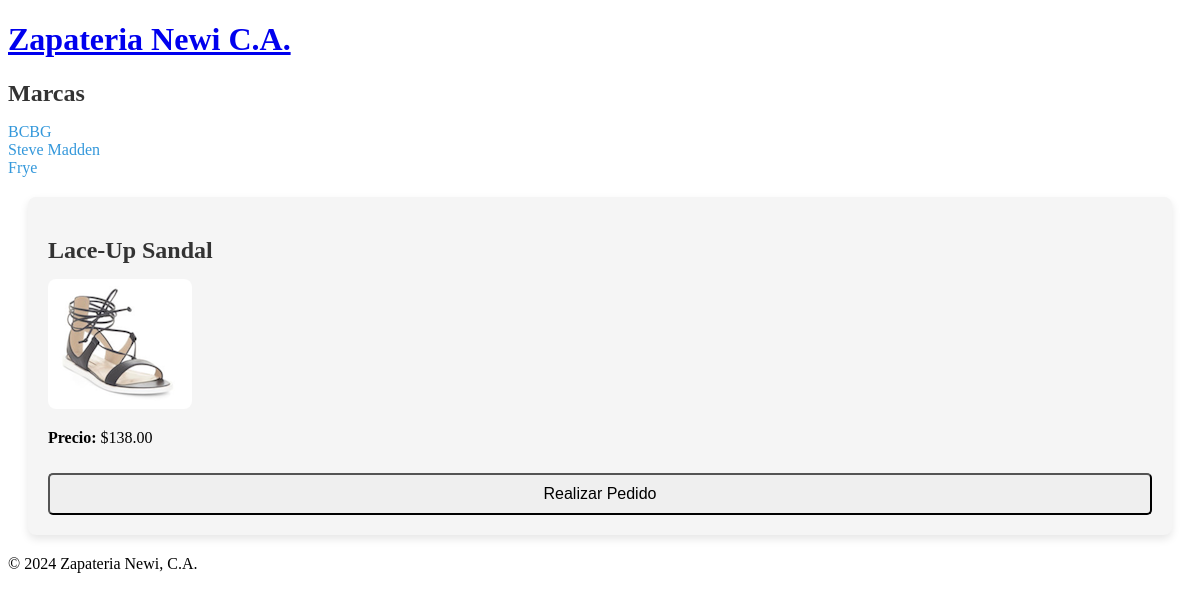
The app's page /customer_interface/index.php?action=view_shoe&shoe_id=2 (signed in) with its own data.
### tables this page shows
CREATE TABLE brands (
  brandID       INT(11)        NOT NULL   AUTO_INCREMENT,
  brandName     VARCHAR(255)   NOT NULL,
  PRIMARY KEY (brandID)
);

CREATE TABLE shoes (
  shoeID        INT(11)        NOT NULL   AUTO_INCREMENT,
  brandID       INT(11)        NOT NULL,
  shoeCode      VARCHAR(10)    NOT NULL   UNIQUE,
  shoeName      VARCHAR(255)   NOT NULL,
  listPrice     DECIMAL(10,2)  NOT NULL,
  PRIMARY KEY (shoeID),
  FOREIGN KEY (brandID) REFERENCES brands(brandID)
);

### model/brand_db.php (called while the page is built, shortened)
<?php
function get_brands() {
    global $db;
    $query = 'SELECT * FROM brands
              ORDER BY brandID';
    $statement = $db->prepare($query);
    $statement->execute();
    return $statement;
}
?>

### model/shoe_db.php (called while the page is built, shortened)
<?php
function get_shoe($shoe_id) {
    global $db;
    $query = 'SELECT * FROM shoes
              WHERE shoeID = :shoe_id';
    $statement = $db->prepare($query);
    $statement->bindValue(":shoe_id", $shoe_id);
    $statement->execute();
    $shoe = $statement->fetch();
    return $shoe;
}
?>

### customer_interface/shoe_view.php (the view, shortened to what this page needs)
<?php include '../view/header.php'; ?>
<main class="view-main">
    <aside class="view-aside">
        <h1 class="brands-title">Marcas</h1>
        <nav class="brands-nav">
            <ul class="brands-list">
                <?php foreach($brands as $brand) : ?>
                <li class="brand-item">
                    <a href="?action=list_shoes1&brand_id=<?php echo $brand['brandID']; ?>" class="brand-link">
                        <?php echo $brand['brandName']; ?>
                    </a>
                </li>
                <?php endforeach; ?>
            </ul>
        </nav>
    </aside>
    <section class="view-section">
        <h1 class="shoe-name"><?php echo $name; ?></h1>
        <div class="image-container">
            <img src="<?php echo $image_filename; ?>" alt="<?php echo $image_alt; ?>" class="shoe-image" />
        </div>
        <div class="details-container">
            <p class="price"><b>Precio:</b> $<?php echo $list_price; ?></p>
            <form action="../cart" method="post" class="order-form">
                <input type="submit" value="Realizar Pedido" class="order-button">
            </form>
        </div>
    </section>
</main>
<?php include '../view/footer.php'; ?>

### main.css (style rules this page uses)
.customer-section, .shoe-section, .view-section { margin: 20px; padding: 20px; background-color: #f5f5f5; border-radius: 8px; box-shadow: 0 4px 8px rgba(0, 0, 0, 0.1); }
.customer-title, .brands-title, .orders-title, .shoe-name { font-size: 1.5em; color: #333; margin-bottom: 15px; }
.customer-form, .order-form { display: flex; flex-direction: column; }
.customer-select, .submit-button, .order-button { padding: 10px; font-size: 1em; border-radius: 5px; margin-top: 10px; }
.shoes-list, .orders-list, .brands-list { list-style: none; padding-left: 0; }
.shoe-link, .brand-link { color: #3498db; text-decoration: none; }
.image-container { margin: 10px 0; }
.shoe-image { max-width: 100%; border-radius: 8px; }

### records on screen
brands: brandName "BCBG"
brands: brandName "Steve Madden"
brands: brandName "Frye"
shoes: shoeName "Lace-Up Sandal", shoeCode (picture), listPrice "138.00"
